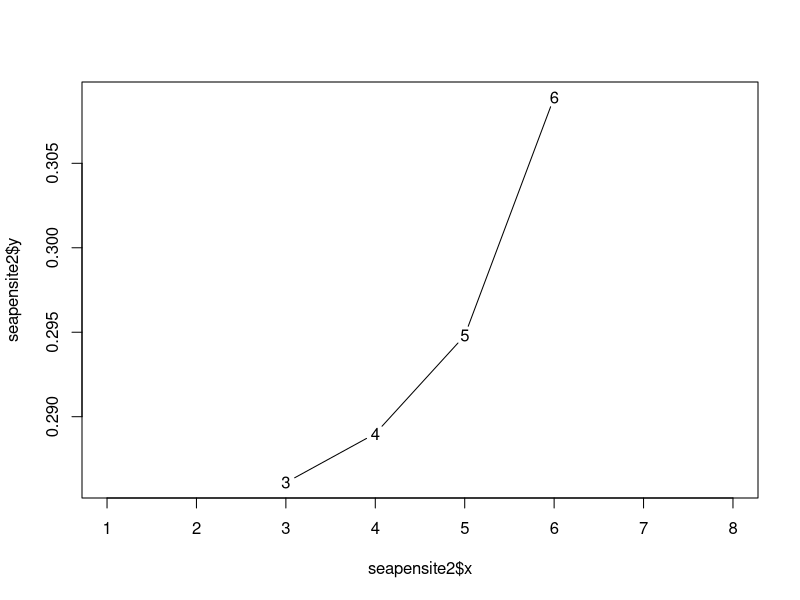
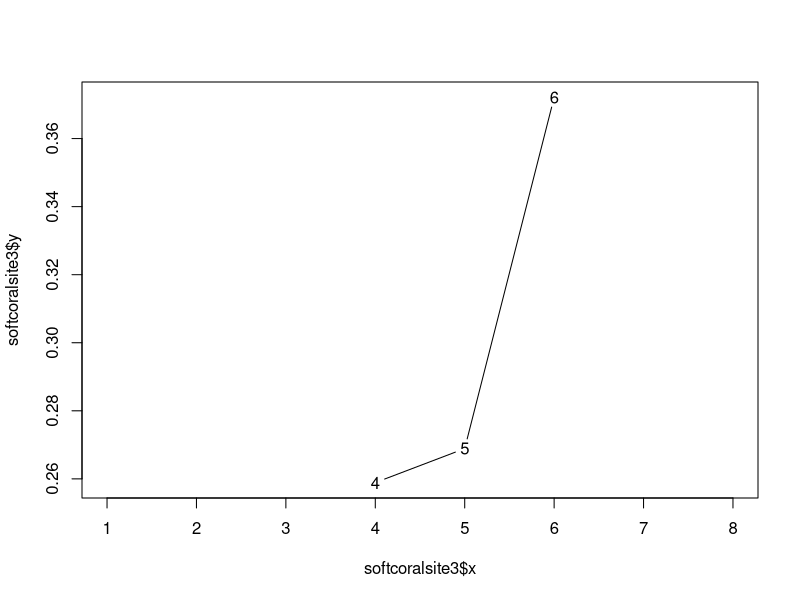
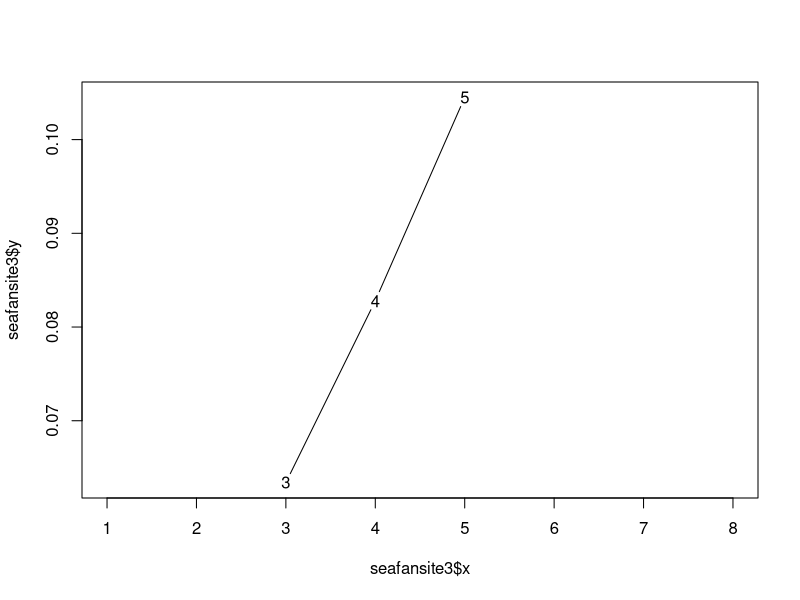
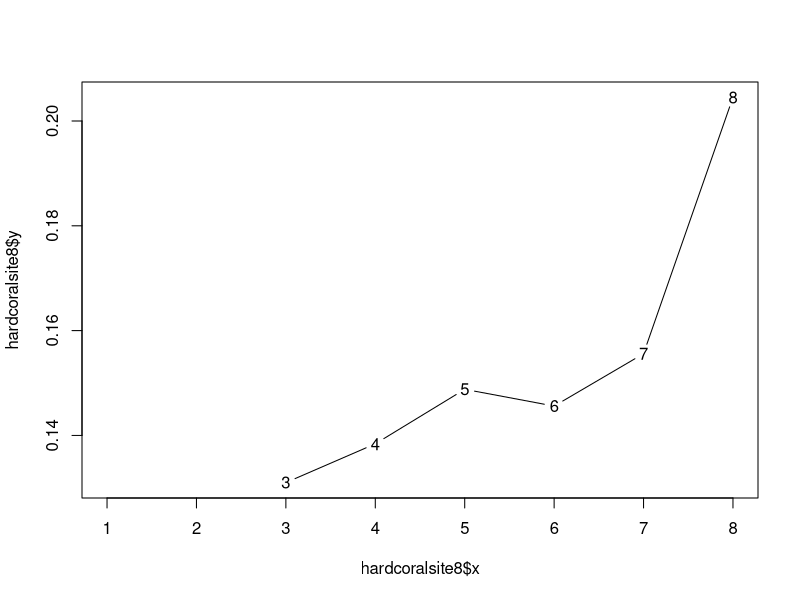
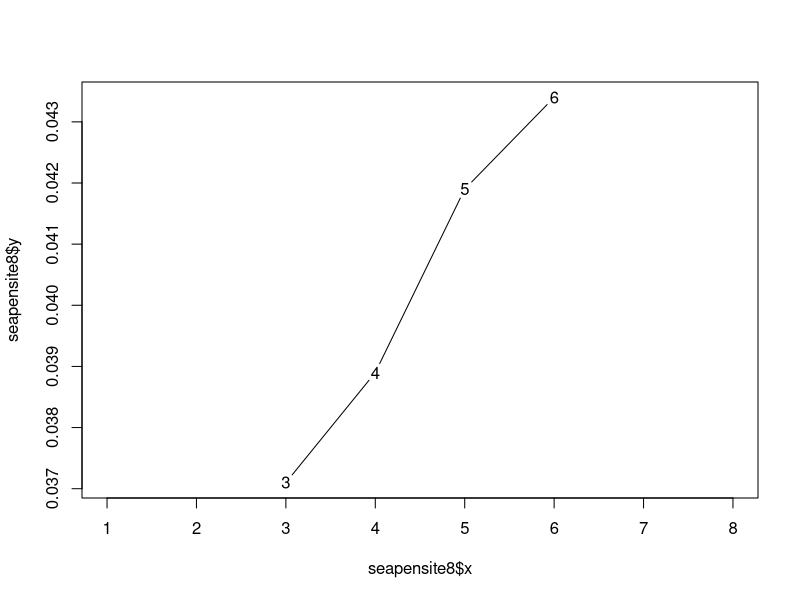
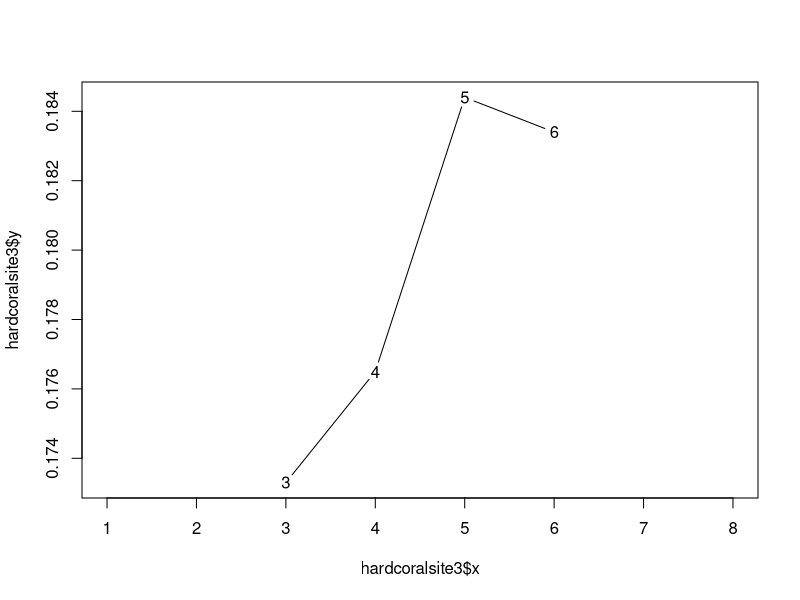

Write the R code that produced these figures, in order.
x <- ts(c(1,2,3,4,5,6,7,8))
hardcoralsite1 <- data.frame(x,y=c(NA,0.1934,0.2045,0.3998,0.4078,0.4099,0.4178,0.4432))
softcoralsite2 <- data.frame(x,y=c(NA,NA,NA,0.1488,0.1578,0.1721,0.1923,0.2123))
seafansite2 <- data.frame(x,y=c(NA,NA,0.4598,0.4639,0.485,0.5021,0.5432,0.5632))
bluecoralsite2 <- data.frame(x,y=c(NA,NA,NA,0.1737,0.1779,0.1878,0.2134,0.2321))
hardcoralsite2 <- data.frame(x,y=c(NA,NA,0.2482,0.2477,0.2489,0.2532,0.3012,0.3489))
seapensite2 <- data.frame(x,y=c(NA,NA,0.2861,0.289,0.2948,0.3089,NA,NA))
softcoralsite3<- data.frame(x,y=c(NA,NA,NA,0.2589,0.2689,0.3721,NA,NA))
seafansite3<- data.frame(x,y=c(NA,NA,0.0634,0.0828,0.1045,NA,NA,NA))
hardcoralsite3<- data.frame(x,y=c(NA,NA,0.1733,0.17650,0.18440,0.18340,NA,NA))
seapensite3 <- data.frame(x,y=c(NA,NA,0.0859,0.0879,0.0901,0.09012,0.0912,0.0934))
hardcoralsite7 <- data.frame(x,y=c(NA,0.1503,0.1499,0.1545,0.1689,0.1823,0.2576,0.3212))
softcoralsite8<-data.frame(x,y=c(NA,NA,NA,0.5889,0.6003,0.6012,0.6321,0.6523))
seafansite8<-data.frame(x,y=c(NA,NA,0.3245,0.3866,0.3984,0.4089,0.4532,0.4823))
bluecoralsite8<- data.frame(x,y=c(NA,NA,NA,0.3993,0.4078,0.4098,0.4321,0.4532))
hardcoralsite8<- data.frame(x,y=c(NA,NA,0.131,0.1384,0.1488,0.1456,0.1556,0.2045))
seapensite8<- data.frame(x,y=c(NA,NA,0.0371,0.0389,0.0419,0.0434,NA,NA))


ind <- function(t)
{
  x<-dim(length(t))
  x[which(!is.na(t))] =1
  x[which(is.na(t))] = 0
  return(x)
}


hardcoralsite1$i<-ind(hardcoralsite1$y)
hardcoralsite1
softcoralsite2$i<-ind(softcoralsite2$y)
softcoralsite2
seafansite2$i<-ind(seafansite2$y)
seafansite2
bluecoralsite2$i<-ind(bluecoralsite2$y)
bluecoralsite2
hardcoralsite2$i<-ind(hardcoralsite2$y)
hardcoralsite2
seapensite2$i<-ind(seapensite2$y)
seapensite2
softcoralsite3$i<-ind(softcoralsite3$y)
softcoralsite3
seafansite3$i<-ind(seafansite3$y)
seafansite3
hardcoralsite3$i<-ind(hardcoralsite3$y)
hardcoralsite3
seapensite3$i<-ind(seapensite3$y)
seapensite3
hardcoralsite7$i<-ind(hardcoralsite7$y)
hardcoralsite7
softcoralsite8$i<-ind(softcoralsite8$y)
softcoralsite8
seafansite8$i<-ind(seafansite8$y)
seafansite8
bluecoralsite8$i<-ind(bluecoralsite8$y)
bluecoralsite8
hardcoralsite8$i<-ind(hardcoralsite8$y)
hardcoralsite8
seapensite8$i<-ind(seapensite8$y)
seapensite8



lm(y~x,hardcoralsite1)

for(j in 1:nrow(hardcoralsite1))
{
  if(hardcoralsite1$i[j]==0)
  {hardcoralsite1$y[j]=0.14197+0.04236*hardcoralsite1$x[j]}
}

hardcoralsite1  


lm(y~x,softcoralsite2)

for(j in 1:nrow(softcoralsite2))
{
  if(softcoralsite2$i[j]==0)
  {softcoralsite2$y[j]=0.07976+0.01615*softcoralsite2$x[j]}
}

softcoralsite2 


lm(y~x,seafansite2) #seafansite2



for(j in 1:nrow(seafansite2))
{
  if(seafansite2$i[j]==0)
  {seafansite2$y[j]=0.38155+0.02206*seafansite2$x[j]}
}


seafansite2



lm(y~x,bluecoralsite2) 

for(j in 1:nrow(bluecoralsite2))
{
  if(bluecoralsite2$i[j]==0)
  {bluecoralsite2$y[j]=0.10560+0.01523*bluecoralsite2$x[j]}
}

bluecoralsite2


lm(y~x,hardcoralsite2) 

for(j in 1:nrow(hardcoralsite2))
{
  if(hardcoralsite2$i[j]==0)
  {hardcoralsite2$y[j]=0.16966+0.01909*hardcoralsite2$x[j]}
}

hardcoralsite2


lm(y~x,seapensite2) 
plot(seapensite2$x,seapensite2$y)
seapensite2


for(j in 1:nrow(seapensite2))
{
  if(seapensite2$i[j]==0)
  {seapensite2$y[j]=0.26131+0.00742*seapensite2$x[j]}
}

seapensite2


lm(y~x,softcoralsite3)

plot(softcoralsite3$x,softcoralsite3$y)
softcoralsite3

for(j in 1:nrow(softcoralsite3))
{
  if(softcoralsite3$i[j]==0)
  {softcoralsite3$y[j]=0.01697+0.05660*softcoralsite3$x[j]}
}


softcoralsite3


lm(y~x,seafansite3)

plot(seafansite3$x,seafansite3$y)
seafansite3

for(j in 1:nrow(seafansite3))
{
  if(seafansite3$i[j]==0)
  {seafansite3$y[j]=0.001367+0.020550*seafansite3$x[j]}
}

seafansite3


lm(y~x,seapensite3)


for(j in 1:nrow(seapensite3))
{
  if(seapensite3$i[j]==0)
  {seapensite3$y[j]=0.082318+0.001355*seapensite3$x[j]}
}

seapensite3



lm(y~x,hardcoralsite7)


for(j in 1:nrow(hardcoralsite7))
{
  if(hardcoralsite7$i[j]==0)
  {hardcoralsite7$y[j]=0.06283+0.02700*hardcoralsite7$x[j]}
}

hardcoralsite7

lm(y~x,softcoralsite8)



for(j in 1:nrow(softcoralsite8))
{
  if(softcoralsite8$i[j]==0)
  {softcoralsite8$y[j]=0.51980+0.01586*softcoralsite8$x[j]}
}

softcoralsite8


lm(y~x,seafansite8)

for(j in 1:nrow(seafansite8))
{
  if(seafansite8$i[j]==0)
  {seafansite8$y[j]=0.25195+0.02855*seafansite8$x[j]}
}

seafansite8

lm(y~x,bluecoralsite8)

for(j in 1:nrow(bluecoralsite8))
{
  if(bluecoralsite8$i[j]==0)
  {bluecoralsite8$y[j]=0.34118+0.01321*bluecoralsite8$x[j]}
}

bluecoralsite8

lm(y~x,hardcoralsite8)

plot(hardcoralsite8$x,hardcoralsite8$y)
hardcoralsite8

for(j in 1:nrow(hardcoralsite8))
{
  if(hardcoralsite8$i[j]==0)
  {hardcoralsite8$y[j]=0.08863+0.01188*hardcoralsite8$x[j]}
}

hardcoralsite8

lm(y~x,seapensite8)

plot(seapensite8$x,seapensite8$y)
seapensite8

for(j in 1:nrow(seapensite8))
{
  if(seapensite8$i[j]==0)
  {seapensite8$y[j]=0.03047+0.00219*seapensite8$x[j]}
}

seapensite8


lm(y~x,hardcoralsite3)

plot(hardcoralsite3$x,hardcoralsite3$y)
hardcoralsite3

for(j in 1:nrow(hardcoralsite3))
{
  if(hardcoralsite3$i[j]==0)
  {hardcoralsite3$y[j]=0.16221+0.00382*hardcoralsite3$x[j]}
}



hardcoralsite3



fixednull <- data.frame(hardcoralsite1,softcoralsite2,seafansite2,bluecoralsite2,hardcoralsite2,
                         seapensite2,softcoralsite3,seafansite3,hardcoralsite3,seapensite3,hardcoralsite7,
                         softcoralsite8,seafansite8,bluecoralsite8,hardcoralsite8,seapensite8)

fixednull

write.csv(fixednull, "fixednull.csv")


hardcoralsite1

softcoralsite2

seafansite2

bluecoralsite2

hardcoralsite2

seapensite2

softcoralsite3

seafansite3

hardcoralsite3

seapensite3

hardcoralsite7

softcoralsite8

seafansite8

bluecoralsite8

hardcoralsite8

seapensite8



